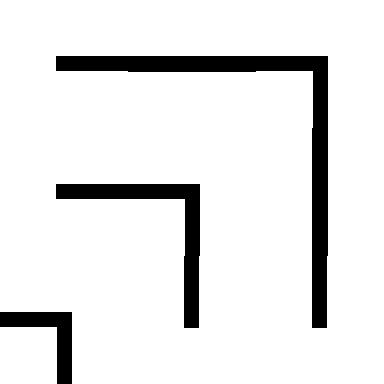

This game map was drawn from its Tiled (.tmx) file and the tilesets committed beside it. A one-line description and the full map source follow:
An orthogonal 3x3 tile map with 128x128 px tiles, 1 tile layer (Tile Layer 1).

<map version="1.5" tiledversion="1.7.2" orientation="orthogonal" renderorder="right-down" width="3" height="3" tilewidth="128" tileheight="128" infinite="0" nextlayerid="2" nextobjectid="1">
 <tileset firstgid="1" name="g1" tilewidth="128" tileheight="128" tilecount="15" columns="0">
  <grid orientation="orthogonal" width="1" height="1" />
  <tile id="0">
   <image width="128" height="128" source="../tileset/0.bmp" />
  </tile>
  <tile id="1">
   <image width="128" height="128" source="../tileset/1.bmp" />
  </tile>
  <tile id="2">
   <image width="128" height="128" source="../tileset/2.bmp" />
  </tile>
  <tile id="3">
   <image width="128" height="128" source="../tileset/3.bmp" />
  </tile>
  <tile id="4">
   <image width="128" height="128" source="../tileset/4.bmp" />
  </tile>
  <tile id="5">
   <image width="128" height="128" source="../tileset/5.bmp" />
  </tile>
  <tile id="6">
   <image width="128" height="128" source="../tileset/6.bmp" />
  </tile>
  <tile id="7">
   <image width="128" height="128" source="../tileset/7.bmp" />
  </tile>
  <tile id="8">
   <image width="128" height="128" source="../tileset/8.bmp" />
  </tile>
  <tile id="9">
   <image width="128" height="128" source="../tileset/9.bmp" />
  </tile>
  <tile id="10">
   <image width="128" height="128" source="../tileset/10.bmp" />
  </tile>
  <tile id="11">
   <image width="128" height="128" source="../tileset/11.bmp" />
  </tile>
  <tile id="12">
   <image width="128" height="128" source="../tileset/12.bmp" />
  </tile>
  <tile id="13">
   <image width="128" height="128" source="../tileset/13.bmp" />
  </tile>
  <tile id="14">
   <image width="128" height="128" source="../tileset/14.bmp" />
  </tile>
 </tileset>
 <layer id="1" name="Tile Layer 1" width="3" height="3">
  <data encoding="csv">
2,6,9,
2,9,5,
9,1,1
</data>
 </layer>
</map>
